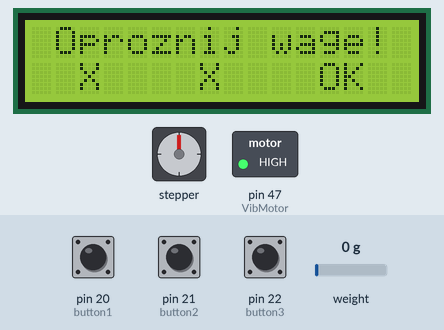
The sketch below on a simulated Arduino Mega 2560, built with avr-gcc and run on an emulated ATmega2560. Parts: stepper motor, 16×2 character LCD, switched loads named in the sketch (green lamp = pin HIGH). Wiring (inferred from the names in the program): stepper motor driver (200 steps per turn assumed): step pin 41; direction pin 40; enable pin 42. Inputs (shaded band) come from the test bench; at power-on: pin 22 (button3) HIGH, pin 20 (button1) HIGH, pin 21 (button2) HIGH, weight on the scale 0 g. Pins used as bus, display or sensor lines are not drawn.

Above: at 2.9 s.
3.0 s: pin 22 (button3) pulled LOW for 0.15 s
At 4.4 s:
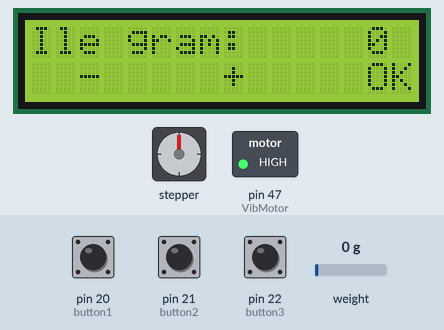
5.6 s: pin 22 (button3) pulled LOW for 1 s
At 7.7 s:
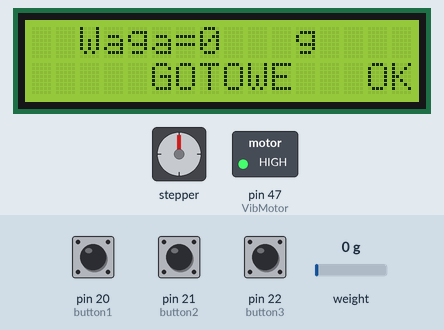
8.7 s: pin 22 (button3) pulled LOW for 3.2 s
At 11.1 s:
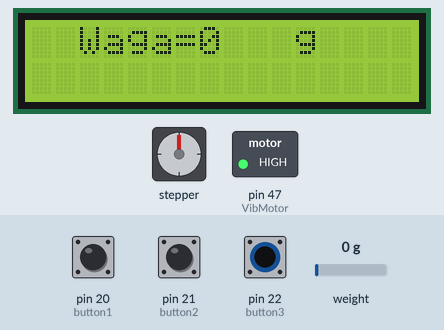
13.7 s: pin 22 (button3) pulsed LOW 2 times (0.12 s each, 0.3 s apart)
At 14.9 s:
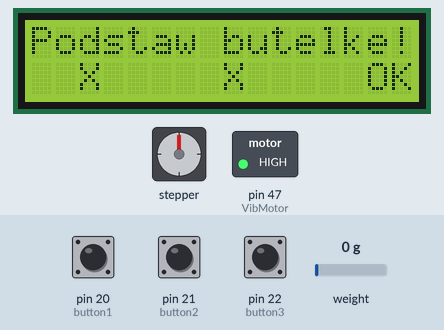
Timing chart, 0 to 16.7 s (numbered marks = the images above; inputs shaded):
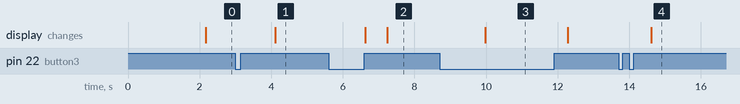

Measured:
- after the input at 3.0 s, the display: changes after 1.1 s (image 1)
- after the input at 5.6 s, the display: first changes after 1.0 s (image 2 shows a later state)
- after the input at 8.7 s, the display: changes after 1.3 s (image 3)
- after the input at 13.7 s, the display: changes after 0.91 s (image 4)

The sketch:

feed.ino
```cpp
#define DIR 40
#define STEP 41
#define EN 42
#define VibMotor 47
#define button1 20  //-
#define button2 21  //+
#define button3 22 //ok/start
#define startDelay 2000 // start up delay
#define swDelay 100  //switch contacts delay
#define mDelay 3  // motor delay 15
#define serialSpeed 100000  // baud
#define scaleGain 817.f
#define steps 200 //quantify of steps between scale readings
#define qty 5 // average of n measurements
#define loopNo 10 //number of loop with the same weight

#include<LiquidCrystal.h>
#include "HX711.h"

int counter = 0;
int feedValue = 0;
int emptyWeight = 0;

LiquidCrystal Lcd(12, 11, 5, 4, 3, 2);
HX711 Scale(A0, A1);

void myPrint(int pos, int line, String txt, int timeDelay)
{
 Lcd.setCursor(pos, line);
 Lcd.print(txt);
 delay(timeDelay);
 return 0;
}

bool ifButtonPressed(int n) {
  if (digitalRead(n) == true) {
    delay(swDelay);
    if (digitalRead(n) == true)
    {
      return true;
    }
  }
  return false;
}


void setup()
{ pinMode(EN, OUTPUT);
  digitalWrite(EN, HIGH);
  pinMode(DIR, OUTPUT);
  pinMode(STEP, OUTPUT);
  digitalWrite(DIR, HIGH);
  pinMode(button1, INPUT_PULLUP);
  pinMode(button2, INPUT_PULLUP);
  pinMode(button3, INPUT_PULLUP);
  pinMode(VibMotor, OUTPUT);
  digitalWrite(VibMotor, HIGH);
  Serial.begin(serialSpeed);
  Scale.set_scale(scaleGain);
  Lcd.begin(16, 2);
  myPrint(0,0,"MILKING MACHINE",0);
  myPrint(0, 1,"     START!     ", startDelay);

  while(ifButtonPressed(button3)==HIGH)
   {myPrint(0,0," Oproznij wage! ",0);
    myPrint(0,1,"  X    X    OK  ",0);
   }
    Scale.tare();

}

void loop()
{
while(ifButtonPressed(button3)==HIGH)
  {
  myPrint(0,0,"Ile gram:       ",0);
  myPrint(0,1,"  -     +     OK",0);
  myPrint(14, 0, String(counter),0);
  if (ifButtonPressed(button1)) { counter=counter+1;}
  if (ifButtonPressed(button2)) {counter=counter-1;}
  if (counter<0) {counter=0;}
  }

if ( (int(Scale.get_units(qty)))<= emptyWeight)
  { while((ifButtonPressed(button3))==HIGH)
    {myPrint(0,0,"Podstaw butelke!",0);
     myPrint(0,1,"  X     X     OK",0);
    }
  }

int loopID=0;
int weightWithBottle=(int(Scale.get_units(qty)));
int prevWeight=weightWithBottle;
feedValue=counter+weightWithBottle;
Lcd.clear();
myPrint(2,0,"Waga=0   g",0);

while ((int(Scale.get_units(qty)) < feedValue))
    {loopID++;
    digitalWrite(VibMotor, LOW);
    digitalWrite(EN, LOW);
    for (int h=0; h<steps;h++)
        {
        digitalWrite(STEP, 1);
        delay(mDelay);
        digitalWrite(STEP, 0);
        delay(mDelay);
        }
    if (loopID==loopNo)
      {loopID=0;
      if (prevWeight >= (int(Scale.get_units(qty))))
          {digitalWrite(VibMotor, HIGH);
          digitalWrite(EN,HIGH);
          while(ifButtonPressed(button3)==HIGH)
              {myPrint(0,1,"   BRAK MLEKA OK",0);}
              break;}
      else {prevWeight=(int(Scale.get_units(qty)));}

      }
    myPrint(7,0,String(int(Scale.get_units(qty))-weightWithBottle),0);
    }

digitalWrite(VibMotor, HIGH);
digitalWrite(EN, HIGH);
while(ifButtonPressed(button3)==HIGH)
    {  myPrint(0,1,"     GOTOWE   OK",0);
    }
delay(200);
}
```
